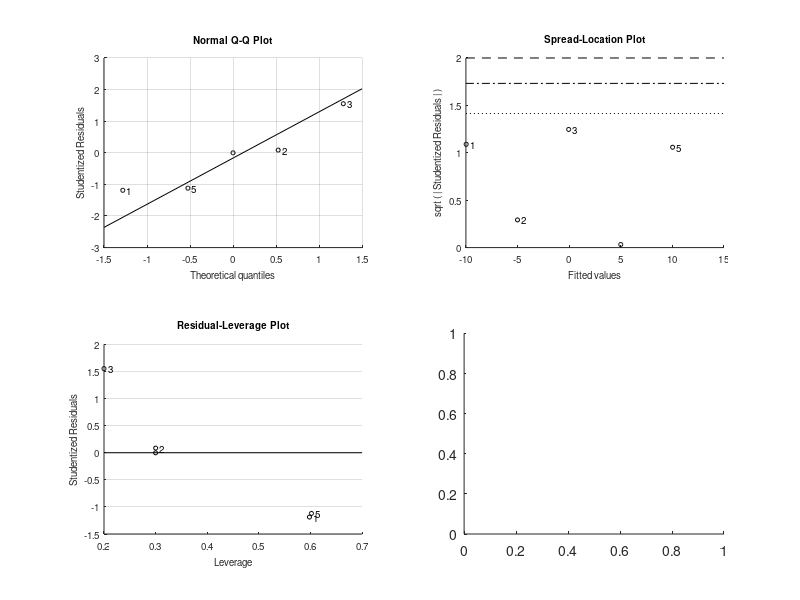

Write MATLAB code to recreate this figure. (Note: this script raises an error after producing the figure.)
%% Dados experimentais
y = [-10 -5 0 5 10]';
x = [1168.94 1581.62 1992.93 2411.76 2828.69]';

%% Modelo da regressão
f1 = fitlm(x, y, 'linear')

%% Visualização
figure(1);
set(gcf, 'Position',  [100, 100, 660, 400]);

plot(f1); hold on;
plot(x, y, 'o');
grid on; grid minor;

% Customização
ax = gca;
ax.FontSize = 11;
ax.TickLabelInterpreter = 'latex';
set_axis_labels(gca().XAxis(1), ''); % set x-axis tick labels
set_axis_labels(gca().YAxis(1), 'V'); % set y-axis tick labels

xlabel("N\'{i}vel digital ($0$ a $4095$)", 'Interpreter', 'latex', 'FontName', 'Times New Roman');
ylabel("Amplitude da tens\~{a}o de entrada", 'Interpreter', 'latex', 'FontName', 'Times New Roman');

legend('Fitted curve', 'Dados experimentais', 'Interpreter', 'latex', 'Location','best');

%% Funções
function set_axis_labels(axis, unit)
    axis.Exponent = 0;  % disable scientific notation
    tick_values = get(axis, 'TickValues');
    tick_labels = arrayfun(@(x)[num2str(x), unit], tick_values, 'UniformOutput', false);
    set(axis, 'TickLabels', tick_labels);
end